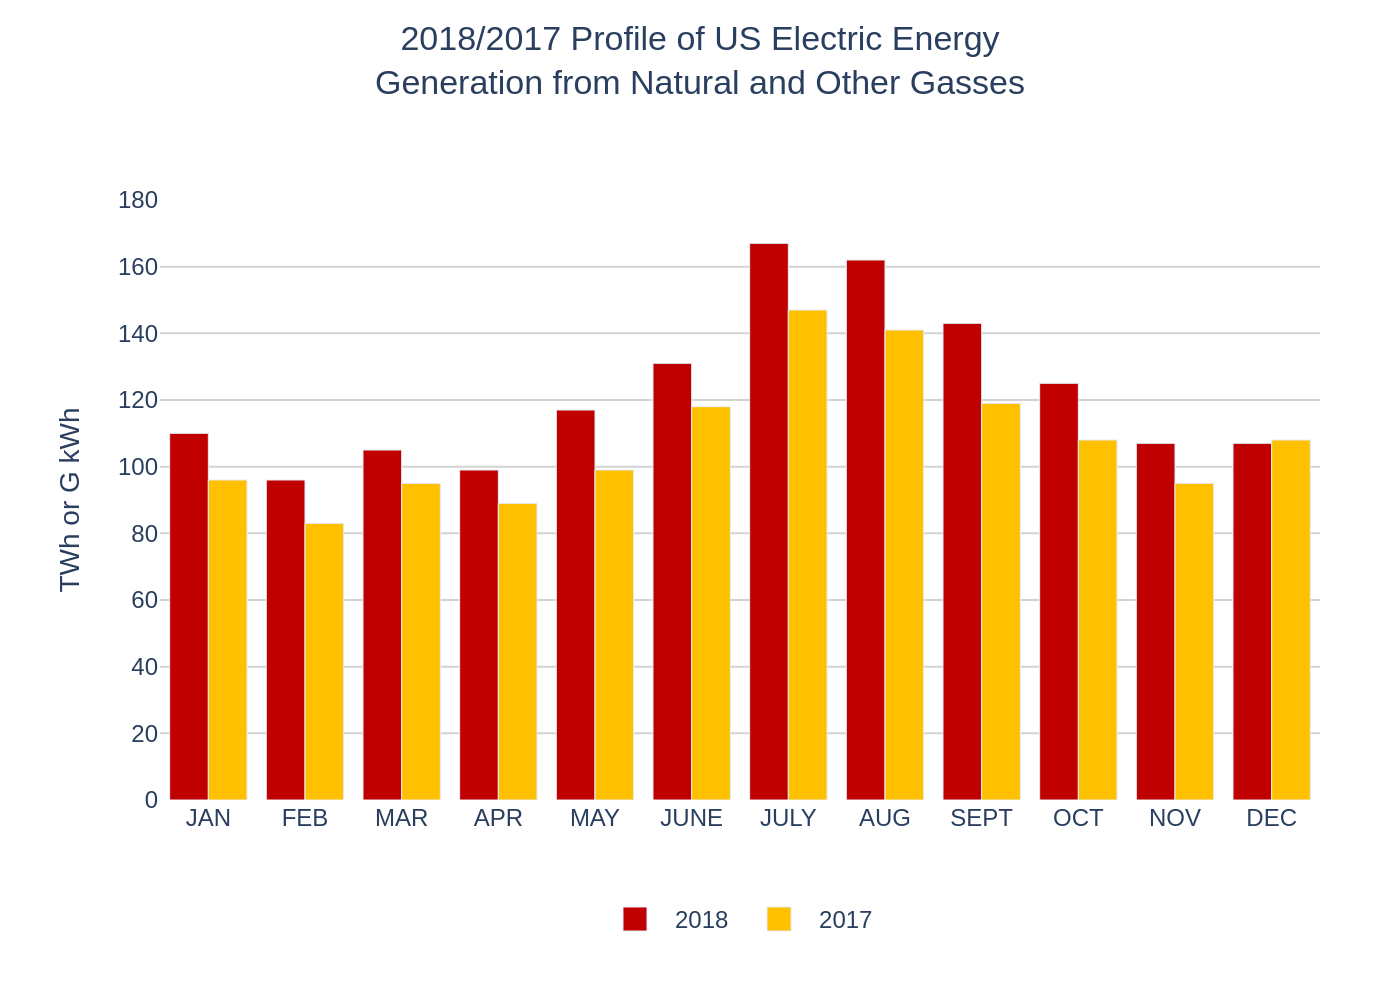

The script that drew this image:
import sys
import json
import plotly.graph_objects as go
import pathlib

# This script requires a single command-line argument: the path to the JSON data file.
if len(sys.argv) != 2:
    print("Usage: python create_chart.py <json_file_path>")
    sys.exit(1)

json_file_path = pathlib.Path(sys.argv[1])
output_image_path = json_file_path.with_suffix('.png')

# Load data and settings from the specified JSON file.
try:
    with open(json_file_path, 'r', encoding='utf-8') as f:
        chart_info = json.load(f)
except FileNotFoundError:
    print(f"Error: JSON file not found at '{json_file_path}'")
    sys.exit(1)
except json.JSONDecodeError:
    print(f"Error: Could not decode JSON from '{json_file_path}'")
    sys.exit(1)

# Extract data for plotting
chart_data = chart_info['chart_data']
texts = chart_info['texts']
colors = chart_info['colors']
legend_labels = texts['legend_labels']

# Prepare data for Plotly traces
categories = [item['category'] for item in chart_data]
num_series = len(legend_labels)

# Create a figure object
fig = go.Figure()

# Add a bar trace for each data series
for i in range(num_series):
    series_values = [item['values'][i] for item in chart_data]
    fig.add_trace(go.Bar(
        x=categories,
        y=series_values,
        name=legend_labels[i],
        marker_color=colors[i]
    ))

# Construct the full title string
title_text = texts['title']
if texts.get('subtitle'):
    title_text += f"<br><sub>{texts['subtitle']}</sub>"

# Construct the caption string for source and note
caption_parts = []
if texts.get('source'):
    caption_parts.append(texts['source'])
if texts.get('note'):
    caption_parts.append(texts['note'])
caption_text = "<br>".join(caption_parts)

# Update layout for a professional and accurate appearance
fig.update_layout(
    barmode='group',
    title={
        'text': title_text,
        'y': 0.95,
        'x': 0.5,
        'xanchor': 'center',
        'yanchor': 'top'
    },
    xaxis={
        'title_text': texts['x_axis_title'],
        'tickfont': {'size': 12},
        'showgrid': False
    },
    yaxis={
        'title_text': texts['y_axis_title'],
        'range': [0, 180],
        'tickmode': 'linear',
        'dtick': 20,
        'showgrid': True,
        'gridcolor': 'lightgray'
    },
    legend={
        'orientation': 'h',
        'yanchor': 'top',
        'y': -0.15,
        'xanchor': 'center',
        'x': 0.5
    },
    font={
        'family': 'Arial',
        'size': 12
    },
    plot_bgcolor='white',
    margin={'t': 100, 'b': 100, 'l': 80, 'r': 40},
    annotations=[
        go.layout.Annotation(
            showarrow=False,
            text=caption_text,
            x=0,
            y=-0.25,
            xref='paper',
            yref='paper',
            xanchor='left',
            yanchor='bottom',
            align='left'
        )
    ]
)

# Generate and save the image file
fig.write_image(output_image_path, scale=2)

print(f"Chart saved to {output_image_path}")
